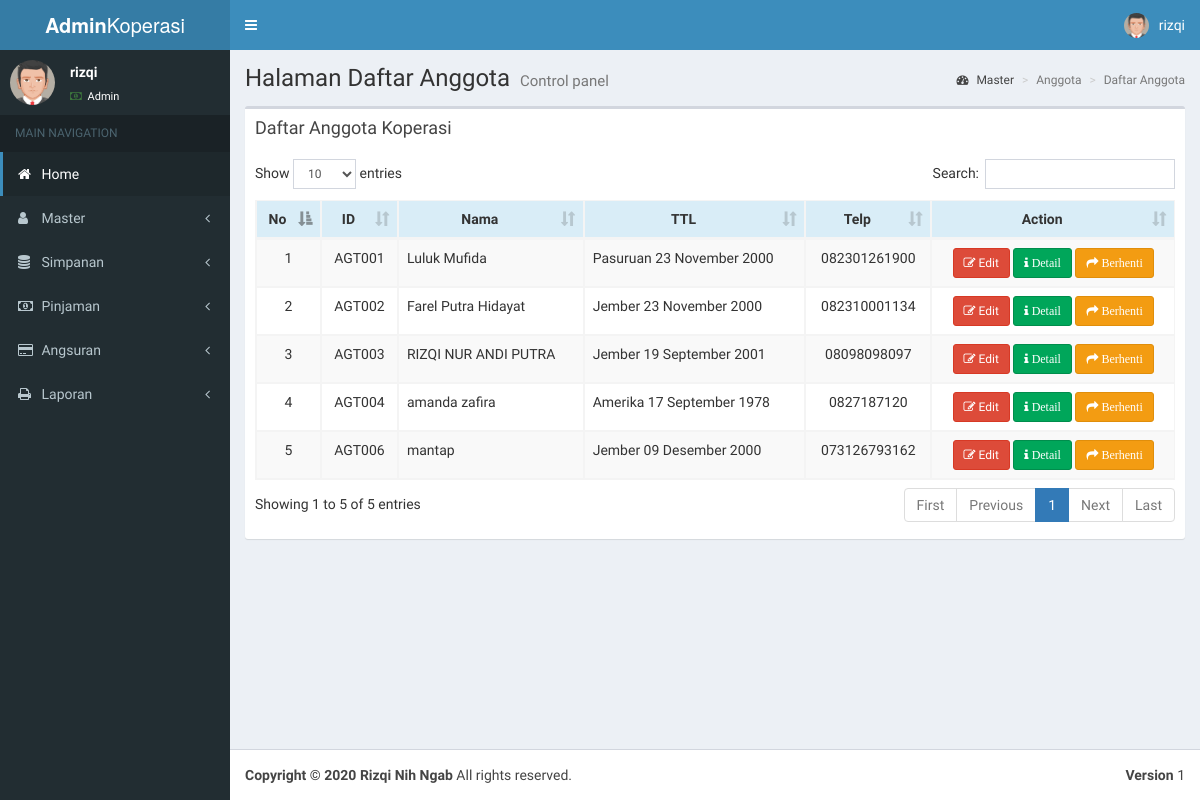
The page /page-anggota.php (signed in) on the database its author committed.
### tables this page shows
CREATE TABLE `anggota` (
  `id_anggota` varchar(11) NOT NULL,
  `nama` varchar(40) NOT NULL,
  `alamat` text NOT NULL,
  `tgl_lahir` date NOT NULL,
  `tmp_lahir` varchar(20) NOT NULL,
  `j_kel` varchar(20) NOT NULL,
  `status` varchar(8) NOT NULL,
  `no_telp` varchar(12) NOT NULL,
  `besar_simpanan` bigint NOT NULL,
  `foto` text NOT NULL
);

### funct.php (called while the page is built, shortened)
<?php
function TanggalIndo($date){
	$BulanIndo = array("Januari", "Februari", "Maret", "April", "Mei", "Juni", "Juli", "Agustus", "September", "Oktober", "November", "Desember");
	$tahun = substr($date, 0, 4);
	$bulan = substr($date, 5, 2);
	$tgl   = substr($date, 8, 2);
	$result = $tgl . " " . $BulanIndo[(int)$bulan-1] . " ". $tahun;
	return($result);
}
?>

### main-anggota.php (the view, shortened to what this page needs)
<?php include 'koneksi.php';
include 'funct.php';
?>
<div class="content-wrapper">
  <section class="content-header">
      <h1>
        Halaman Daftar Anggota
        <small>Control panel</small>
      </h1>
      <ol class="breadcrumb">
        <li><a href="index.php"><i class="fa fa-dashboard"></i> Master</a></li>
        <li class="active">Anggota</li>
        <li class="active">Daftar Anggota</li>
      </ol>
    </section>
    <section class="content">
          <div class="box">
            <div class="box-header">
              <h3 class="box-title">Daftar Anggota Koperasi</h3>
            </div>
            <div class="box-body">
             <?php
				        $sql = mysqli_query($conn, "SELECT * FROM anggota WHERE status='1' order by id_anggota");
		          ?>
              <table id="dataTable" class="table table-bordered table-striped">
                <thead>
                <tr class="info">
                   	  <th><center>No</center></th>
                      <th><center>ID</center></th>
                      <th><center>Nama</center></th>
                      <th><center>TTL</center></th>
                      <th><center>Telp</center></th>
                      <th><center>Action</center></th>
                    </tr>
                    </thead>
                    <tbody>
                    <tr>
                    <?php
						$no=1;
						while($data = mysqli_fetch_array($sql)){
					?>
                      <td><center><?php echo $no; ?></center></td>
                      <td><center><?php echo $data['id_anggota']; ?></center></td>
                      <td><?php echo $data['nama']; ?></td>
                      <td><?php echo $data['tmp_lahir'].' '.TanggalIndo($data['tgl_lahir'])  ?></td>
                      <td><center><?php echo $data['no_telp']; ?></center></td>
                      <td>
                         <center>
                         	<a href="page-form-anggota.php?id_anggota=<?php echo $data['id_anggota'];?>&reqa=edit" title="Edit Data Ini" class="btn btn-danger btn-sm"><i class="fa fa-edit "></i> Edit
                            </a>
                            <a href="proses.php?id_anggota=<?php echo $data['id_anggota'];?>&reqa=dell" title="Lihat Detail" class="btn btn-success btn-sm"><span class="fa fa-info"> Detail</span>
                            </a>
							<a <?php echo $data['id_anggota'];?>&reqa=dell" title="Berhenti Jadi Anggota" class="btn btn-warning btn-sm" onClick="returnconfirm();"><span class="fa fa-share"> Berhenti</span>
                            </a>
            			</center>
                      </td>
                    </tr>
                    <?php
						$no++;
						}
					?>
                </tbody>
              </table>
        </div>
      </div>
    </section>
  </div>

### rows shown on the page
anggota: id_anggota "AGT001", nama "Luluk Mufida", tmp_lahir "Pasuruan", tgl_lahir "23 November 2000", no_telp "082301261900"
anggota: id_anggota "AGT002", nama "Farel Putra Hidayat", tmp_lahir "Jember", tgl_lahir "23 November 2000", no_telp "082310001134"
anggota: id_anggota "AGT003", nama "RIZQI NUR ANDI PUTRA", tmp_lahir "Jember", tgl_lahir "19 September 2001", no_telp "08098098097"
anggota: id_anggota "AGT004", nama "amanda zafira", tmp_lahir "Amerika", tgl_lahir "17 September 1978", no_telp "0827187120"
anggota: id_anggota "AGT006", nama "mantap", tmp_lahir "Jember", tgl_lahir "09 Desember 2000", no_telp "073126793162"

### other values the page prints
$data_username "rizqi"
